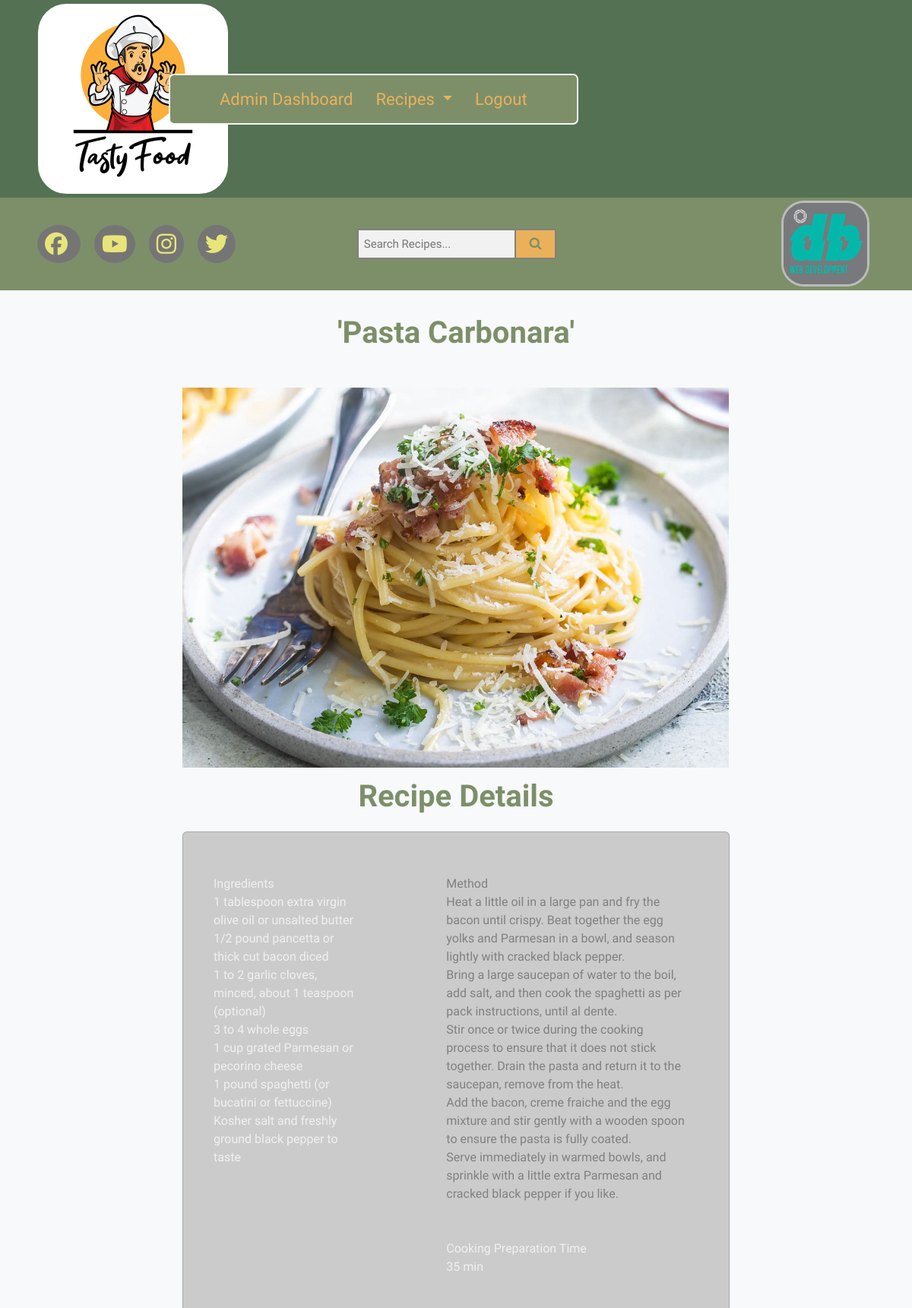
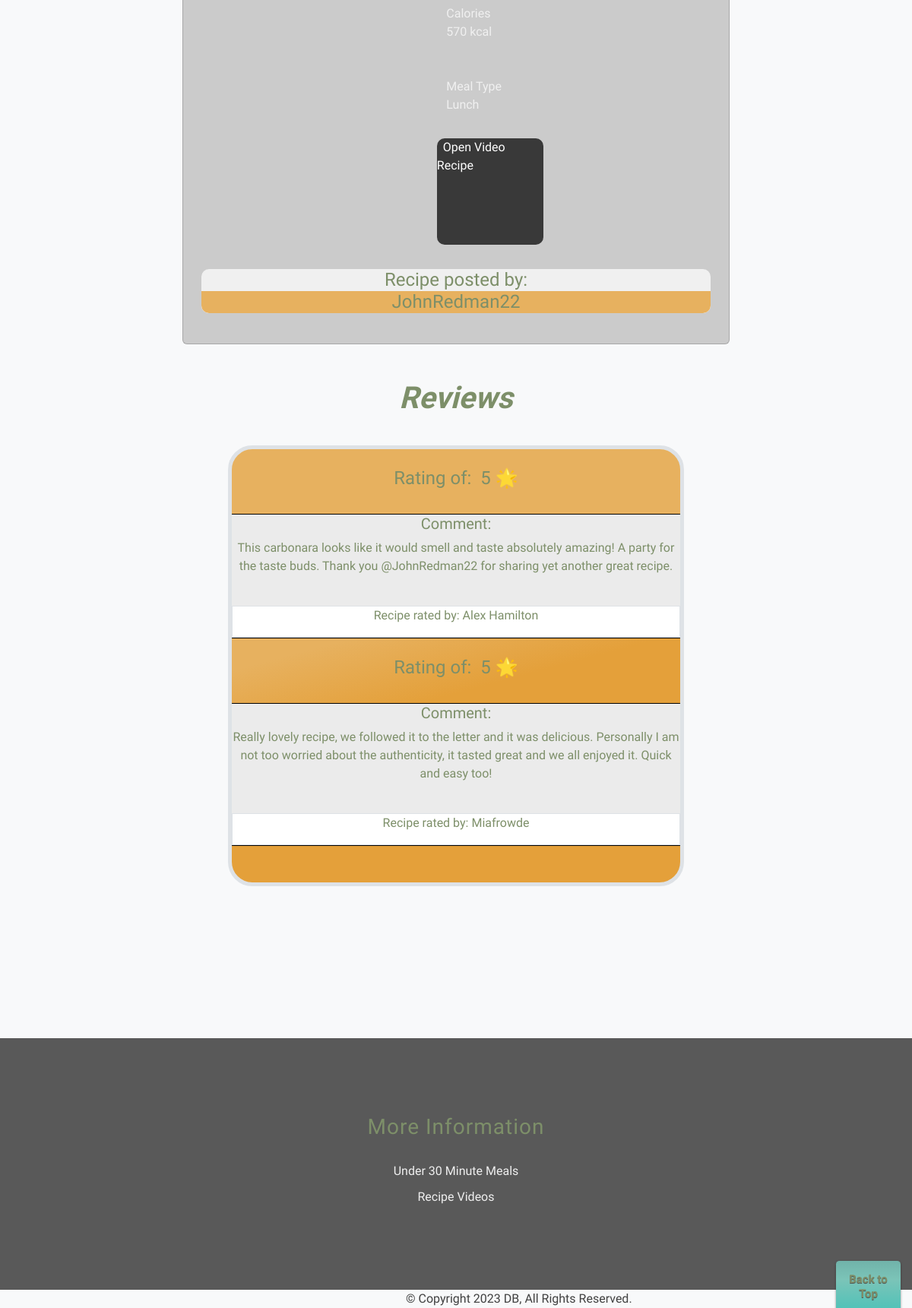
Screenshot of /admin/recipe_details_admin.php?id=312 with the database file from the repository (2 pictures, top to bottom).
### tables this page shows
CREATE TABLE `recipes` (
  `recipe_id` int(11) NOT NULL,
  `name` varchar(100) NOT NULL,
  `ingredients` longtext NOT NULL,
  `meal_description` longtext NOT NULL,
  `cooking_prep_time` int(11) NOT NULL,
  `calories` int(11) NOT NULL,
  `food_type` enum('Breakfast','Lunch','Dinner','Vegan','Vegeterian') DEFAULT NULL,
  `picture` varchar(255) DEFAULT NULL,
  `video` varchar(255) DEFAULT NULL,
  `fk_user_id` int(11) DEFAULT NULL,
  `fk_planner_id` int(11) DEFAULT NULL,
  `fk_type_id` int(11) DEFAULT NULL,
  `fk_recipe_id` int(11) DEFAULT NULL
);

CREATE TABLE `users` (
  `user_id` int(11) NOT NULL,
  `username` varchar(25) NOT NULL,
  `first_name` varchar(100) NOT NULL,
  `last_name` varchar(100) NOT NULL,
  `password` varchar(255) NOT NULL,
  `email` varchar(255) NOT NULL,
  `photo` varchar(255) DEFAULT NULL,
  `status` enum('USER','ADMIN') NOT NULL,
  `user_block` enum('blocked','unblocked') DEFAULT NULL,
  `fk_planner_id` int(11) DEFAULT NULL,
  `fk_recipe_id` int(11) DEFAULT NULL
);

CREATE TABLE `recipe_reviews` (
  `review_id` int(11) NOT NULL,
  `message` varchar(255) NOT NULL,
  `fk_recipe_id` int(11) DEFAULT NULL,
  `rating` int(11) DEFAULT NULL,
  `fk_user_id` int(11) DEFAULT NULL
);

### admin/recipe_details_admin.php (the view, shortened to what this page needs)
<?php
require_once '../components/db_connect.php';
if ($_GET['id']) {
    $id = $_GET['id'];
$sql = "SELECT * FROM recipes WHERE recipe_id = {$id}";
$result = mysqli_query($connect, $sql);
if (mysqli_num_rows($result) == 1) {
    $data = mysqli_fetch_assoc($result);
    $name = $data['name'];
    $ingredients = $data['ingredients'];
    $meal_description = $data['meal_description'];
    $cooking_prep_time = $data['cooking_prep_time'];
    $calories = $data['calories'];
    $food_type = $data['food_type'];
    $picture = $data['picture'];
    $video = $data['video'];
    }
}else{
    header("Location: error.php");
}
$sqlreview = "SELECT * FROM recipe_reviews WHERE fk_recipe_id = {$id}";
$resultreview = mysqli_query($connect, $sqlreview);
$sqlreview2 = "SELECT * FROM recipes WHERE recipe_id = {$id}";
$resultreview2 = mysqli_query($connect, $sqlreview2);
$tbody = '';
if (mysqli_num_rows($resultreview2) > 0) {
  while ($rowreview2 = mysqli_fetch_array($resultreview2, MYSQLI_ASSOC)) {
     $sqlmessage2 = "SELECT * FROM recipes RIGHT JOIN users ON recipes.fk_user_id = users.user_id WHERE recipe_id = {$rowreview2['recipe_id']}";
     $resultmessage2 = mysqli_query($connect, $sqlmessage2);
     $tmessage2 = '';
if (mysqli_num_rows($resultmessage2) > 0) {
while ($rowmessage2 = mysqli_fetch_array($resultmessage2, MYSQLI_ASSOC)) {
  $tmessage2 .= "<div class='card-text-posted' style='background-color: rgba(255, 255, 255);'>
  <p style='text-align:center;' class='card-text-posted-down'>" . $rowmessage2['username'] . "</p>
  </div>";
      };
    }
  }
}
if (mysqli_num_rows($resultreview) > 0) {
  while ($rowreview = mysqli_fetch_array($resultreview, MYSQLI_ASSOC)) {
     $sqlmessage = "SELECT * FROM recipe_reviews RIGHT JOIN users ON recipe_reviews.fk_user_id = users.user_id WHERE review_id = {$rowreview['review_id']}";
     $resultmessage = mysqli_query($connect, $sqlmessage);
     $tmessage = '';
if (mysqli_num_rows($resultmessage) > 0) {
while ($rowmessage = mysqli_fetch_array($resultmessage, MYSQLI_ASSOC)) {
  $tmessage .= "<div class='message border border-1' style='background-color: rgba(255, 255, 255);'>
  <p style='text-align:center;'> Recipe rated by: " . $rowmessage ['username'] . "</p>
  </div>";
};
}
$tbody .= "<div id='review'>
<h4 style='text-align:center;'>Rating of: &nbsp;" . $rowreview['rating'] . " 🌟</h4>
</div><br>
<div id='message'>
  <h5 style='text-align:center;'> Comment: </h5>
<p style='text-align:center;'>" . $rowreview['message'] . " </p>
<br>
" . $tmessage . "
</div><br>
<form action='actions/a_message.php' method='post'>
<input type='hidden' name='fk_review_id' value=" . $rowreview['review_id'] . ">
</form>
";
};
}else{
  $tbody = "<tr><td colspan='5'><center> No Reviews Available </center></td></tr>";
}
$sql = "SELECT * FROM recipes WHERE recipe_id = {$id}";
$result = mysqli_query($connect, $sql);
if (mysqli_num_rows($result) == 1) {
  $recipes = mysqli_fetch_assoc($result);
  $name = $recipes['name'];
  $ingredients = $recipes['ingredients'];
  $meal_description = $recipes['meal_description'];
  $cooking_prep_time = $recipes['cooking_prep_time'];
  $calories = $recipes['calories'];
  $food_type = $recipes['food_type'];
  $picture = $recipes['picture'];
  $video = $recipes['video'];
};
?>
<!DOCTYPE html>
<html lang="en">
<head>
    <link rel="stylesheet" href="../css/style.css">
    <?php require_once '../components/boot.php'?>
    <?php require_once '../navbar/nav_admin_second.php'?>
    <?php require_once '../navbar/adm_footer.php'?>
    <link rel="stylesheet" href="https://cdnjs.cloudflare.com/ajax/libs/font-awesome/4.7.0/css/font-awesome.min.css">
    </head>
<body class="bg-light">
<h1 class="h1" style="text-align:center; color:#7D8F69;"> <b>'<?= $name ?>'</b></h1>
<section>
<section>
    <div>
      <div>
      <legend class=''><img class='img-thumbnail-details' src='../images/<?= $picture ?>' alt="<?= $name ?>">
              </div>
      <p class="fs-1 fw-bold mt-4" style="text-align:center;">Recipe Details</p>
      <div class="mt-2" style="margin-left:20%;">
        <div class="card p-4 w-75" style="background-color: #cbcbcb;">
            <div class="row g-0">
            <div class="col-md-4 rounded mt-3">
        <p class="card-text p-3">Ingredients <br><?= $ingredients ?></p>
        </div>
              <div class="col-md-8">
                <div class="card-body p-3" style="margin-left:15%;">
                  <p class="card-text p-3" style="color:gray;">Method <br><?= $meal_description ?></p>
                  <p class="card-text p-3">Cooking Preparation Time <br><?= $cooking_prep_time ?> min</p>
                  <p class="card-text p-3">Calories <br><?= $calories ?> kcal</p>
                  <p class="card-text p-3">Meal Type <br><?= $food_type ?></p>
                  <div><p><a href="<?= $video ?>" type="button" target="_blank" class="youtube-play">&nbsp; Open Video Recipe<br></a></p></div>
                </div></div>
                  <br>
              <div><h4 class="card-text-posted-by">Recipe posted by: <br> <?= $tmessage2 ?></h4></div>
                </div>
              </div>
            </div>
          </div>
      <p class='fs-1 fw-bold p-3' style="text-align:center;"> <i>Reviews</i></p>
      <div class="manageProduct w-50  mt-3 mb-4 border border-5 rounded-5" style="margin-left:25%; background-color: rgba(100, 100, 115, 0.5431372549);">
        <br/>
        <?= $tbody; ?>
        <br/>
      </div>
  </section>
  <button id="BackToTop" class="Button WhiteButton Indicator" type="button">
  <a href="">
    Back to Top </a>
  </button>
  <?php require_once "../navbar/bottom_footer_admin.php"?>
</body>
</html>

### css/style.css (style rules this page uses)
body * { text-decoration: none !important; color:#7D8F69; font-family: 'Alkatra', cursive,"Stratum2","Open Sans","Helvetica Neue",Helvetica,Roboto,Arial,sans-serif; }
.h1 { text-align: center; padding-top: 2.7%; padding-bottom: 2%; }
.manageProduct { background: linear-gradient(165deg, #e7b15f 40%, #e4a03a 55%); border: 4px solid rgb(229, 229, 229); position: relative; margin: 0.2%; }
* { box-sizing: border-box; }
div.col-md-8 { text-align: left; }
button#BackToTop { bottom:-10px; padding: 14px 10px 20px 10px; right: 15px; width: 85px; }
.Button.Indicator { border-width: 0; box-shadow: 0 0 #fff, 0 1px 3px rgba(34,25,25,0.5); display: block; font-size: 15px; position: fixed; text-align: center; z-index: 4; }
.Button.WhiteButton { background: linear-gradient(to bottom, #71b3aa 0%, #7bc4b8 34%, #48c2b8 100%); color: #fff; text-shadow: 0 1px rgba(75,75,75,0.9); }
.Button { border-radius: 0.3em 0.3em 0.3em 0.3em; cursor: pointer; font-family: 'Open sans',Verdana,Helvetica,Arial,Tahoma,sans-serif; font-weight: bold; line-height: 1.2em; margin: 0; }
.img-thumbnail-details { width: 59.9%; height: 500px !important; margin-left: 20%; object-fit: cover; }
.youtube-play { width: 140px; height: 140px; position: relative; display: inline-block; border-radius: 10px; background-color: rgb(57, 57, 57); margin-left: 1%; }
p .youtube-play { color: white; }
.card-text-posted { border-radius: 10px; }
.card-text-posted-by { background-color: #f0f0f0; text-align: center; margin: auto; border-radius: 10px; position: relative; }
.card-text { color: #f0f0f0; }
.card-text-posted-down { border-bottom-left-radius: 10px; border-bottom-right-radius: 10px; background-color: #e7b15f; }
div.mt-2 { margin-bottom: 25px !important; }
.border-1 { --bs-border-width: 0; }
div#message { background-color: rgb(235, 235, 235) !important; border-bottom: 1px solid black; border-top: 1px solid black; }
.row:after { content: ""; display: table; clear: both; }
div.row { display: flex; }

### rows the page displays
recipes: name "Pasta Carbonara", picture (picture), ingredients "1 tablespoon extra virgin olive oil or unsalted butter 1/2 pound pancetta or thick cut bacon diced 1 to 2 garlic cloves, minced, about 1 teaspoon (optional) 3 to 4 whole eggs 1 cup grated Parmesan or pecorino cheese 1 pound spaghetti (or bucatini or fettuccine) Kosher salt and freshly ground black pepper to taste", meal_description "Heat a little oil in a large pan and fry the bacon until crispy. Beat together the egg yolks and Parmesan in a bowl, and season lightly with cracked black pepper. Bring a large saucepan of water to the boil, add salt, and then cook the spaghetti as per pack instructions, until al dente. Stir once or twice during the cooking process to ensure that it does not stick together. Drain the pasta and return it to the saucepan, remove from the heat. Add the bacon, creme fraiche and the egg mixture and stir gently with a wooden spoon to ensure the pasta is fully coated. Serve immediately in warmed bowls, and sprinkle with a little extra Parmesan and cracked black pepper if you like.", cooking_prep_time "35", calories "570", food_type "Lunch", fk_user.username "JohnRedman22"
recipe_reviews: rating "5", message "This carbonara looks like it would smell and taste absolutely amazing! A party for the taste buds. Thank you @JohnRedman22 for sharing yet another great recipe.", fk_user.username "Alex Hamilton"
recipe_reviews: rating "5", message "Really lovely recipe, we followed it to the letter and it was delicious. Personally I am not too worried about the authenticity, it tasted great and we all enjoyed it. Quick and easy too!", fk_user.username "Miafrowde"
